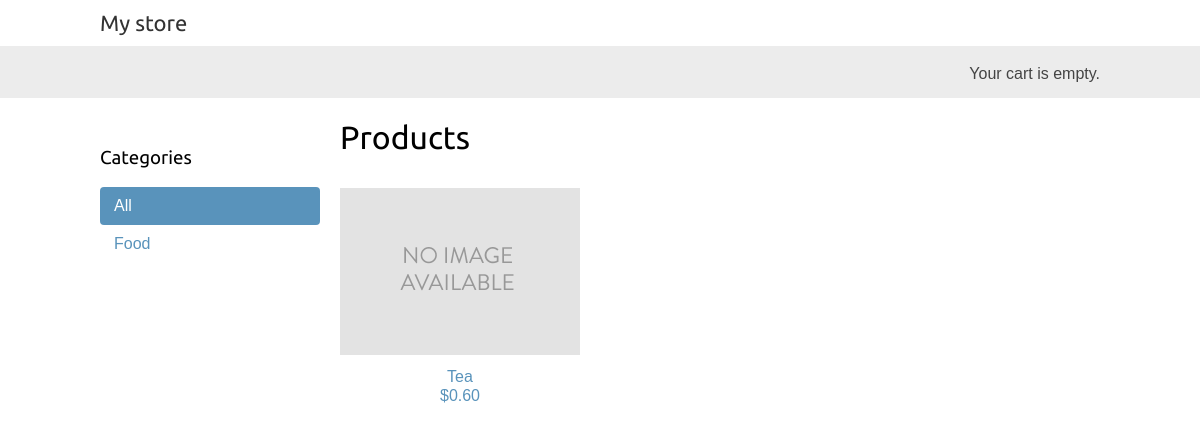
The app's page /, older data.
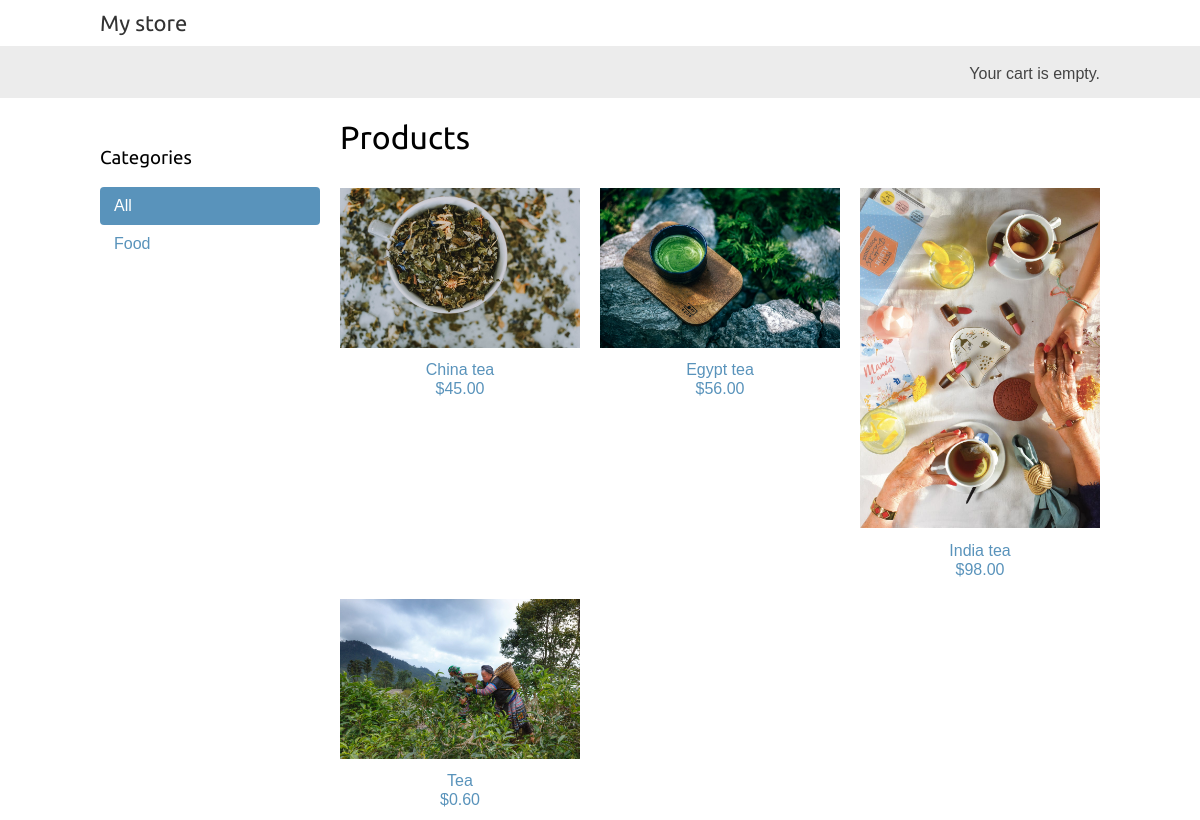
The same page, newer data.
### store/models.py (models this page shows, shortened)
class Category(models.Model):
    name = models.CharField(max_length=200,db_index=True)
    slug = models.SlugField(max_length=200,unique=True)
    class Meta:
        ordering = ('name',)
        verbose_name = 'category'
        verbose_name_plural = 'categories'
    def get_absolute_url(self):
        return reverse('store:product_list_by_category',args=[self.slug])

class Product(models.Model):
    category = models.ForeignKey(Category,related_name='products',on_delete=models.CASCADE)
    name = models.CharField(max_length=200, db_index=True)
    slug = models.SlugField(max_length=200, db_index=True)
    image = models.ImageField(upload_to='products/%Y/%m/%d',blank=True)
    description = models.TextField(blank=True)
    price = models.DecimalField(max_digits=10, decimal_places=2)
    available = models.BooleanField(default=True)
    created = models.DateTimeField(auto_now_add=True)
    updated = models.DateTimeField(auto_now=True)
    class Meta:
        ordering = ('name',)
        index_together = (('id', 'slug'),)
    def get_absolute_url(self):
        return reverse('store:product_detail',args=[self.id, self.slug])

### store/views.py (the view)
# urls.py: path('', views.product_list, name='product_list'),
def product_list(request, category_slug=None):
    category = None
    categories = Category.objects.all()
    products = Product.objects.filter(available=True)
    if category_slug:
        category = get_object_or_404(Category, slug=category_slug)
        products = products.filter(category=category)
    return render(request,'store/product/list.html',
    {'category': category,
    'categories': categories,
    'products': products})

### store/templates/store/product/list.html (shortened to what this page needs)
{% extends "store/base.html" %}
{% load static %}
{% block content %}
<div id="sidebar">
<h3>Categories</h3>
<ul>
<li {% if not category %}class="selected"{% endif %}>
<a href="{% url "store:product_list" %}">All</a>
</li>
{% for c in categories %}
<li >
<a href="{{ c.get_absolute_url }}">{{ c.name }}</a>
</li>
{% endfor %}
</ul>
</div>
<div id="main" class="product-list">
<h1>{% if category %}{{ category.name }}{% else %}Products
{% endif %}</h1>
{% for product in products %}
<div class="item">
<a href="{{ product.get_absolute_url }}">
<img src="{% if product.image %}{{ product.image.url }}{%else %}{% static "img/no_image.png" %}{% endif %}">
</a>
<a href="{{ product.get_absolute_url }}">{{ product.name }}</
<br>
${{ product.price }}
</div>
{% endfor %}
</div>
{% endblock %}

Row changes from the older to the newer data that the page shows:
added Product: image (picture), name "China tea", price "45.00"
added Product: image (picture), name "Egypt tea", price "56.00"
added Product: image (picture), name "India tea", price "98.00"
changed Product "Tea": image: picture added in place of a placeholder
